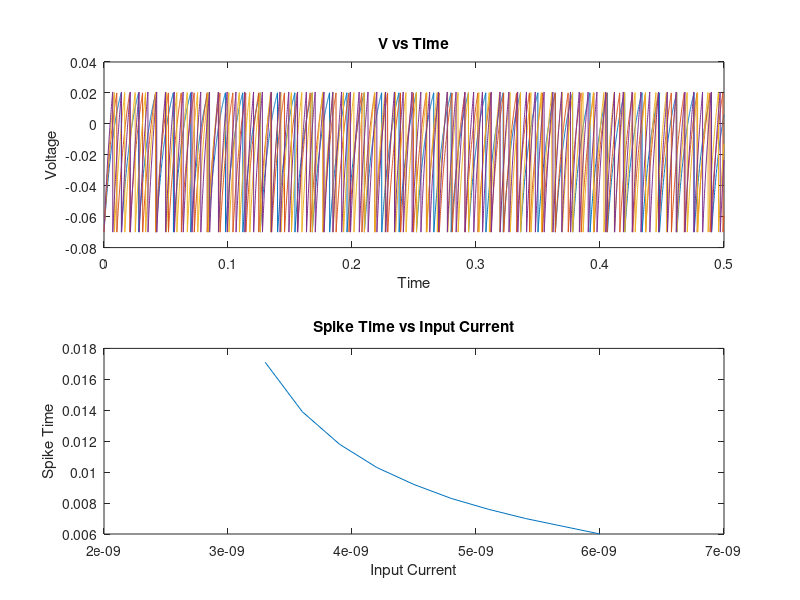

Here is the MATLAB script that generated this plot:
%Differencial equation is solved using Runge-Kutta 2nd order Heuns method.

clear;
%parameters of differential equation.
C=300e-12;
gL=30e-9;
V_T=20e-3;
E_L=-70e-3;

N=10; % number of neurons.
Vo = zeros(N,1);
for i=1:N       %initializing the membrane voltages for the N neurons.
    Vo(i,1) = E_L;
end
tf = 500e-3;   % final time(stop time).
h=0.1e-3;     % time step(delta t).
t=0:h:tf;
V = zeros(N,length(t));

%current parameters
I = zeros(N,length(t));
alfa=0.1;
Ic=3e-9;
for i=1:N
    I(i,:)= (1+i*alfa)*Ic; %input current.
end


V(:,1)=Vo;
k1 = zeros(N,1);
k2 = zeros(N,1);

index=zeros(N,1);

count=zeros(N,1);
for i=1:length(t)-1
    %V(:,i+1)=V(:,i)+0.5*h*(k1+k2);
    for j=1:N
        if V(j,i)>= V_T, 
            V(j,i+1)=E_L;
            if count(j)==0, 
                index(j)=i;
                count(j)=count(j)+1;
            end
        else
            k1=-gL*V(:,i)/C + gL*E_L/C + I(:,i)/C;
            k2=-gL*(V(:,i)+ k1*h)/C + gL*E_L/C + I(:,i+1)/C;
            V(j,i+1) = V(j,i)+0.5*h*(k1(j)+k2(j));
        end
    end
end
clear count;

% V(1,length(t))
% V(10,length(t))



%spike time vs input current.

t_spike = zeros(N,1);


for i=1:N
    t_spike(i,1)=t(index(i));
end
% disp(I(:,1));
% disp(t_spike);


subplot(2,1,1)
plot(t,V(2,:),t,V(4,:),t,V(6,:),t,V(8,:))
title('V vs Time')
ylabel('Voltage')
xlabel('Time')

subplot(2,1,2)
plot(I(:,1),t_spike)
title('Spike Time vs Input Current')
ylabel('Spike Time')
xlabel('Input Current')